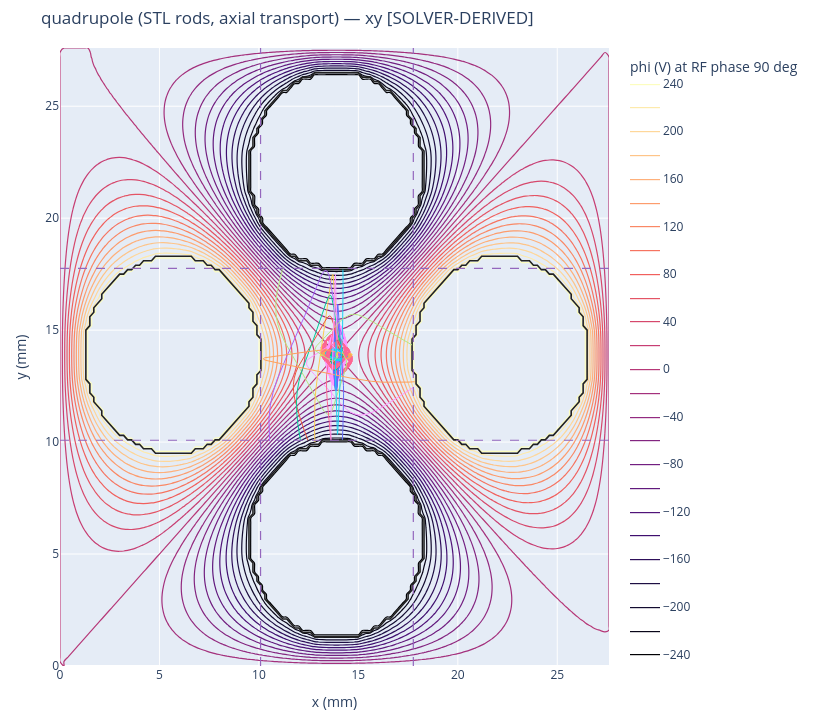

Notebook source saved alongside this figure:
### Markdown cell above
### Why this figure has only one view

Every panel so far is `xy` — and asking this scene for `xz` or `yz`
**refuses with an error**. That is deliberate, and the reason follows:

This example is a **2-D cross-section model**. The rods are
translationally invariant along the transport axis, so the field in
*every* plane along z is the same field. Solving one plane and reusing it
is exact for this geometry, and it takes a few seconds instead of a few minutes. That is why the teaching examples and the stability map below
are feasible at this grid.  The limitation is that the model contains **no axial information whatsoever** —
there is no z to slice. A renderer that quietly drew an `xz` panel here
would be inventing a picture of something never computed, so it refuses
and says so.

**To see ions travelling down the device, you need a 3-D solve** — that is
the closing section, where the same physics is repeated on the 120 mm
assembly and all three views are real.

### Code cell
# The cross-section with the flown paths: bounded wiggly orbits (m/z 100,
# q = 0.41) and rod strikes (m/z 30, q = 1.36) in the same frame.
scene = scene_from_simspec(spec, model, field="phi@90",
                           trajs=trajectories, fates=fates)
interactive_panel(scene, "xy", colorscale=COLORMAP,
                  figsize=FIGSIZE)
